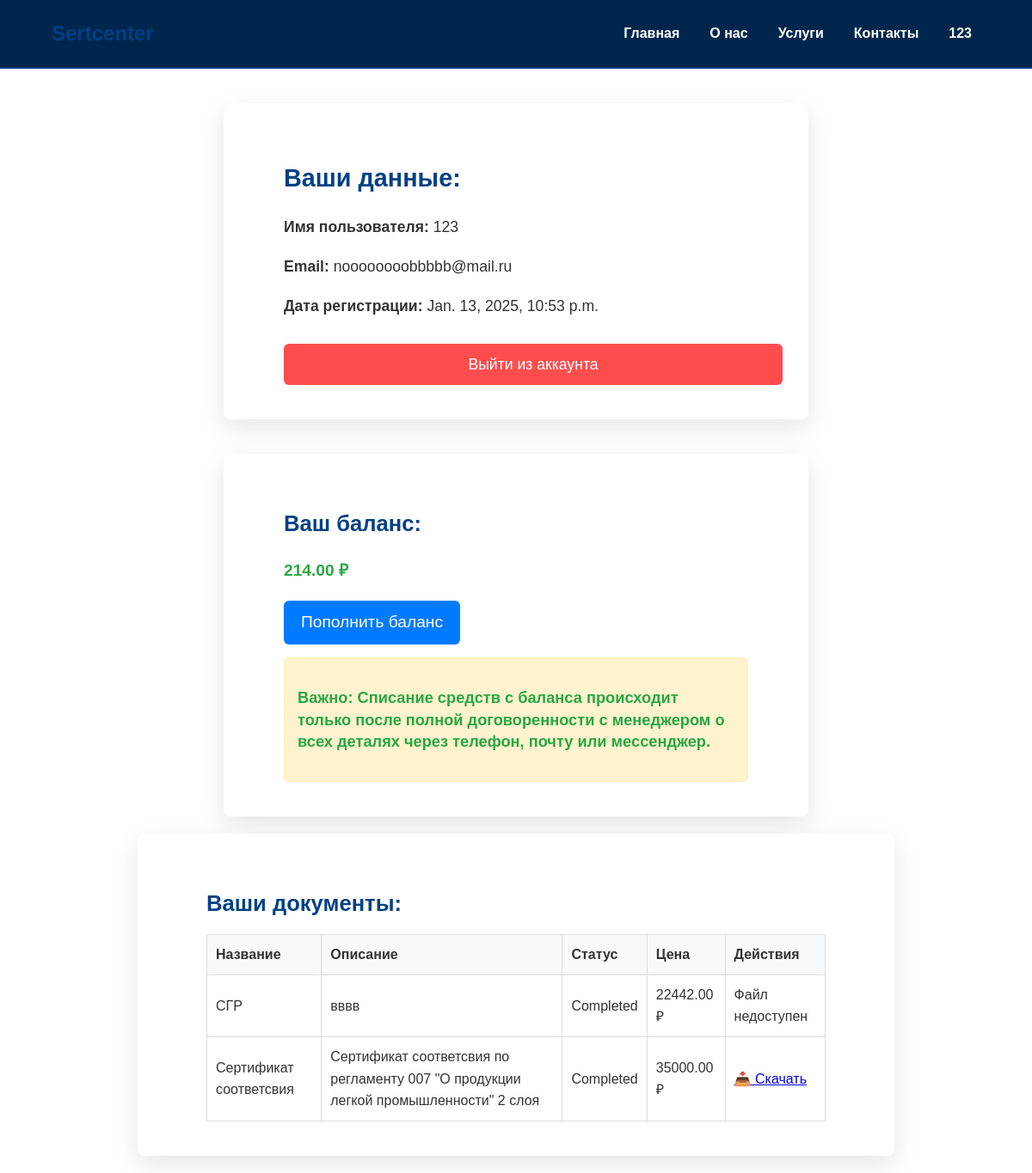
/profile/ (signed in), run on the app's committed database.
### certification_app/models.py (models this page shows, shortened)
class Profile(models.Model):
    user = models.OneToOneField(User, on_delete=models.CASCADE)
    balance = models.DecimalField(max_digits=10, decimal_places=2, default=0.00)

class Document(models.Model):
    user = models.ForeignKey(User, on_delete=models.CASCADE, related_name='documents')
    title = models.CharField(max_length=255)
    description = models.TextField(blank=True, null=True)
    created_at = models.DateTimeField(auto_now_add=True)
    price = models.DecimalField(max_digits=10, decimal_places=2, default=0.00)
    status = models.CharField(
        max_length=50,
        choices=[('created', 'Created'), ('completed', 'Completed')],
        default='created'
    )
    file = models.FileField(upload_to='documents/', blank=True, null=True)  # Загруженные файлы хранятся в media/documents/

### certification_app/views.py (the view)
# urls.py: path('profile/', views.profile_view, name='profile'),
def profile_view(request):
    if not request.user.is_authenticated:
        return redirect('login')  # Перенаправляем, если пользователь не авторизован
    profile = request.user.profile
    documents = Document.objects.filter(user=request.user)
    context = {
        'profile': profile,
        'documents': documents,
    }
    return render(request, 'profile.html', context)

### certification_app/templates/profile.html (shortened to what this page needs)
<!DOCTYPE html>
<html lang="ru">
<head>
    {% load static %}
    <link rel="stylesheet" href="{% static 'styles.css' %}">
</head>
<body class="profile-page">
<header class="main-header">
    <div class="container">
        <div class="logo">
            <h1>Sertcenter</h1>
        </div>
        <nav class="main-nav">
            <ul>
                <li><a href="{% url 'index' %}">Главная</a></li>
                <li><a href="{% url 'onas' %}">О нас</a></li>
                <li><a href="{% url 'services' %}">Услуги</a></li>
                <li><a href="{% url 'contact' %}">Контакты</a></li>
                {% if user.is_authenticated %}
                    <li><a href="{% url 'profile' %}">{{ user.username }}</a></li>
                {% else %}
                    <li><a href="{% url 'login' %}">Вход</a></li>
                {% endif %}
            </ul>
        </nav>
    </div>
</header>
<section class="profile">
    <div class="container">
        <h2>Ваши данные:</h2>
        <p><span>Имя пользователя:</span> {{ user.username }}</p>
        <p><span>Email:</span> {{ user.email }}</p>
        <p><span>Дата регистрации:</span> {{ user.date_joined }}</p>
        <a href="{% url 'logout' %}" class="logout-btn">Выйти из аккаунта</a>
    </div>
</section>
<section class="balance-section">
    <div class="container">
        <h2>Ваш баланс:</h2>
        <p>{{ user.profile.balance }} ₽</p>
        <a href="{% url 'add_balance' %}" class="btn btn-primary">Пополнить баланс</a>
        <div class="note">
            <p><strong>Важно:</strong> Списание средств с баланса происходит только после полной договоренности с менеджером о всех деталях через телефон, почту или мессенджер.</p>
        </div>
    </div>
</section>
<section class="documents-section">
    <div class="container">
        <h2>Ваши документы:</h2>
        <table>
            <thead>
                <tr>
                    <th>Название</th>
                    <th>Описание</th>
                    <th>Статус</th>
                    <th>Цена</th>
                    <th>Действия</th>
                </tr>
            </thead>
            <tbody>
                {% for document in user.documents.all %}
                    <tr>
                        <td>{{ document.title }}</td>
                        <td>{{ document.description }}</td>
                        <td>{{ document.get_status_display }}</td>
                        <td>{{ document.price }} ₽</td>
                        <td>
                            {% if document.file %}
                                <a href="{{ document.file.url }}" download>📥 Скачать</a>
                            {% else %}
                                <span>Файл недоступен</span>
                            {% endif %}
                        </td>
                    </tr>
                {% empty %}
                    <tr>
                        <td colspan="5">Документов пока нет.</td>
                    </tr>
                {% endfor %}
            </tbody>
        </table>
    </div>
</section>
</body>
</html>

### certification_app/static/styles.css (style rules this page uses)
body { font-family: Arial, sans-serif; margin: 0; padding: 0; line-height: 1.6; color: #333; }
.container { width: 90%; max-width: 1200px; margin: 0 auto; }
h1, h2 { color: #004085; }
.main-header { background: #f8f9fa; border-bottom: 2px solid #004085; padding: 10px 0; }
.main-header .logo h1 { margin: 0; color: #004085; font-size: 24px; }
.main-header .main-nav ul { list-style: none; padding: 0; display: flex; gap: 15px; }
.main-header .main-nav ul li a { text-decoration: none; color: #004085; font-weight: bold; }
header.main-header { background-color: #003366; color: white; padding: 20px 0; }
header.main-header .container { display: flex; justify-content: space-between; align-items: center; }
header.main-header .logo h1 { margin: 0; font-size: 24px; }
header.main-header .main-nav ul { list-style: none; margin: 0; padding: 0; display: flex; gap: 15px; }
header.main-header .main-nav ul li { display: inline; }
header.main-header .main-nav ul li a { text-decoration: none; color: white; font-size: 16px; padding: 5px 10px; border-radius: 5px; transition: background-color 0.3s; }
header.main-header { background-color: #00264d; color: white; padding: 20px 0; }

### certification_app/templates/profile.html (style rules this page uses)
.profile { background-color: white; padding: 40px; border-radius: 8px; box-shadow: 0 10px 30px rgba(0, 0, 0, 0.1); width: 100%; max-width: 600px; margin: 40px auto; }
.profile h2 { font-size: 1.8em; color: #004085; margin-bottom: 20px; }
.profile p { font-size: 1.1em; margin-bottom: 10px; }
.profile p span { font-weight: bold; }
.profile a.logout-btn { display: inline-block; margin-top: 20px; padding: 10px 20px; background-color: #ff4d4d; color: white; border-radius: 6px; text-decoration: none; font-size: 1.1em; text-align: center; width: 100%; }
.balance-section { background-color: white; padding: 40px; border-radius: 8px; box-shadow: 0 10px 30px rgba(0, 0, 0, 0.1); width: 100%; max-width: 600px; margin: 20px auto; }
.balance-section h2 { font-size: 1.6em; color: #004085; margin-bottom: 15px; }
.balance-section p { font-size: 1.2em; font-weight: bold; color: #28a745; }
.documents-section { background-color: white; padding: 40px; border-radius: 8px; box-shadow: 0 10px 30px rgba(0, 0, 0, 0.1); width: 100%; max-width: 800px; margin: 20px auto; }
.documents-section h2 { font-size: 1.6em; color: #004085; margin-bottom: 15px; }
.documents-section table { width: 100%; border-collapse: collapse; }
.documents-section table th, .documents-section table td { border: 1px solid #ddd; padding: 10px; text-align: left; }
.documents-section table th { background-color: #f8f9fa; color: #333; font-weight: bold; }
.balance-section .btn { display: inline-block; padding: 10px 20px; font-size: 1.2em; color: white; background-color: #007bff; border: none; border-radius: 6px; text-align: center; text-decoration: none; transition: background-color 0.3s ease, box-shadow 0.3s ease; cursor: pointer; }
.note { margin-top: 15px; padding: 15px; background-color: #fff3cd; border: 1px solid #ffeeba; border-radius: 6px; color: #856404; font-size: 0.95em; line-height: 1.4; }
.note strong { font-weight: bold; }

### data on the page
Document: title "СГР", description "вввв", status "Completed", price "22442.00", shows "Файл недоступен"
Document: title "Сертификат соответсвия", description "Сертификат соответсвия по регламенту 007 \"О продукции легкой промышленности\" 2 слоя", status "Completed", price "35000.00"

### other printed values
{{ user.username }} "123"
{{ user.email }} "noooooooobbbbb@mail.ru"
{{ user.date_joined }} "Jan. 13, 2025, 10:53 p.m."
{{ user.profile.balance }} "214.00"
